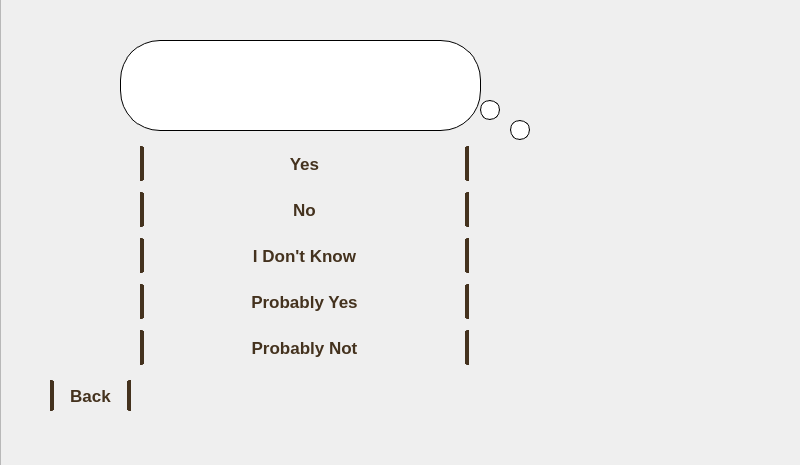
<?xml version="1.0" encoding="UTF-8"?>
<ui version="4.0">
 <class>MainWindow</class>
 <widget class="QMainWindow" name="MainWindow">
  <property name="geometry">
   <rect>
    <x>0</x>
    <y>0</y>
    <width>800</width>
    <height>465</height>
   </rect>
  </property>
  <property name="maximumSize">
   <size>
    <width>800</width>
    <height>600</height>
   </size>
  </property>
  <property name="tabletTracking">
   <bool>false</bool>
  </property>
  <property name="acceptDrops">
   <bool>false</bool>
  </property>
  <property name="windowTitle">
   <string>Akinator</string>
  </property>
  <property name="autoFillBackground">
   <bool>false</bool>
  </property>
  <widget class="QWidget" name="centralwidget">
   <widget class="QFrame" name="principal">
    <property name="geometry">
     <rect>
      <x>0</x>
      <y>-50</y>
      <width>801</width>
      <height>651</height>
     </rect>
    </property>
    <property name="frameShape">
     <enum>QFrame::StyledPanel</enum>
    </property>
    <property name="frameShadow">
     <enum>QFrame::Raised</enum>
    </property>
    <widget class="QLabel" name="lbRoom">
     <property name="geometry">
      <rect>
       <x>0</x>
       <y>50</y>
       <width>1001</width>
       <height>521</height>
      </rect>
     </property>
     <property name="styleSheet">
      <string notr="true"/>
     </property>
     <property name="text">
      <string/>
     </property>
     <property name="pixmap">
      <pixmap>room_akinator.jpg</pixmap>
     </property>
     <property name="scaledContents">
      <bool>true</bool>
     </property>
    </widget>
    <widget class="QLabel" name="lbAki">
     <property name="geometry">
      <rect>
       <x>490</x>
       <y>140</y>
       <width>201</width>
       <height>261</height>
      </rect>
     </property>
     <property name="text">
      <string/>
     </property>
     <property name="pixmap">
      <pixmap>akinatorimg/aki01.png</pixmap>
     </property>
     <property name="scaledContents">
      <bool>true</bool>
     </property>
    </widget>
    <widget class="QFrame" name="frame">
     <property name="geometry">
      <rect>
       <x>120</x>
       <y>90</y>
       <width>361</width>
       <height>91</height>
      </rect>
     </property>
     <property name="styleSheet">
      <string notr="true">background: rgb(255, 255, 255);
border: 1px solid #000;
border-radius: 40px;</string>
     </property>
     <property name="frameShape">
      <enum>QFrame::StyledPanel</enum>
     </property>
     <property name="frameShadow">
      <enum>QFrame::Raised</enum>
     </property>
     <widget class="QLabel" name="lbQuestion">
      <property name="geometry">
       <rect>
        <x>30</x>
        <y>10</y>
        <width>301</width>
        <height>71</height>
       </rect>
      </property>
      <property name="styleSheet">
       <string notr="true">font: 600 12pt &quot;Segoe UI&quot;;
border: none;</string>
      </property>
      <property name="text">
       <string/>
      </property>
      <property name="scaledContents">
       <bool>false</bool>
      </property>
      <property name="wordWrap">
       <bool>true</bool>
      </property>
     </widget>
    </widget>
    <widget class="QPushButton" name="btnBack">
     <property name="geometry">
      <rect>
       <x>50</x>
       <y>430</y>
       <width>81</width>
       <height>31</height>
      </rect>
     </property>
     <property name="cursor">
      <cursorShape>PointingHandCursor</cursorShape>
     </property>
     <property name="styleSheet">
      <string notr="true">QPushButton {
  	background: qlineargradient(x1: 0, y1: 1, x2: 0, y2: 0,
    stop: 0 rgba(169, 139, 93, 1),
    stop: 0.30 rgba(223, 193, 132, 1),
    stop: 1 rgba(237, 212, 162, 1));
	border-left: 4px solid #44321e;
	border-right: 4px solid #44321e;
	border-radius:1px;
 	color: #44321e;
	font-family: 'Arial', sans-serif;
	font-weight: 700;
	font-size: 17px;
}

QPushButton:hover {
	background: qlineargradient(x1: 0, y1: 0, x2: 0, y2: 1,
    stop: 0.13 rgba(139, 114, 76, 1),
    stop: 0.51 rgba(169, 139, 93, 1));
}</string>
     </property>
     <property name="text">
      <string>Back</string>
     </property>
    </widget>
    <widget class="QFrame" name="frame_2">
     <property name="geometry">
      <rect>
       <x>480</x>
       <y>150</y>
       <width>20</width>
       <height>20</height>
      </rect>
     </property>
     <property name="styleSheet">
      <string notr="true">background: rgb(255, 255, 255);
border: 1px solid #000;
border-radius: 10px;</string>
     </property>
     <property name="frameShape">
      <enum>QFrame::StyledPanel</enum>
     </property>
     <property name="frameShadow">
      <enum>QFrame::Raised</enum>
     </property>
    </widget>
    <widget class="QFrame" name="frame_3">
     <property name="geometry">
      <rect>
       <x>510</x>
       <y>170</y>
       <width>20</width>
       <height>20</height>
      </rect>
     </property>
     <property name="styleSheet">
      <string notr="true">background: rgb(255, 255, 255);
border: 1px solid #000;
border-radius: 10px;</string>
     </property>
     <property name="frameShape">
      <enum>QFrame::StyledPanel</enum>
     </property>
     <property name="frameShadow">
      <enum>QFrame::Raised</enum>
     </property>
    </widget>
    <widget class="QPushButton" name="btnPn">
     <property name="geometry">
      <rect>
       <x>140</x>
       <y>380</y>
       <width>329</width>
       <height>35</height>
      </rect>
     </property>
     <property name="minimumSize">
      <size>
       <width>100</width>
       <height>35</height>
      </size>
     </property>
     <property name="cursor">
      <cursorShape>PointingHandCursor</cursorShape>
     </property>
     <property name="styleSheet">
      <string notr="true">QPushButton {
  	background: qlineargradient(x1: 0, y1: 1, x2: 0, y2: 0,
    stop: 0 rgba(169, 139, 93, 1),
    stop: 0.30 rgba(223, 193, 132, 1),
    stop: 1 rgba(237, 212, 162, 1));
	border-left: 4px solid #44321e;
	border-right: 4px solid #44321e;
	border-radius:1px;
 	color: #44321e;
	font-family: 'Arial', sans-serif;
	font-weight: 700;
	font-size: 17px;
}

QPushButton:hover {
	background: qlineargradient(x1: 0, y1: 0, x2: 0, y2: 1,
    stop: 0.13 rgba(139, 114, 76, 1),
    stop: 0.51 rgba(169, 139, 93, 1));
}</string>
     </property>
     <property name="text">
      <string>Probably Not</string>
     </property>
    </widget>
    <widget class="QPushButton" name="btnNo">
     <property name="geometry">
      <rect>
       <x>140</x>
       <y>242</y>
       <width>329</width>
       <height>35</height>
      </rect>
     </property>
     <property name="minimumSize">
      <size>
       <width>100</width>
       <height>35</height>
      </size>
     </property>
     <property name="cursor">
      <cursorShape>PointingHandCursor</cursorShape>
     </property>
     <property name="styleSheet">
      <string notr="true">QPushButton {
  	background: qlineargradient(x1: 0, y1: 1, x2: 0, y2: 0,
    stop: 0 rgba(169, 139, 93, 1),
    stop: 0.30 rgba(223, 193, 132, 1),
    stop: 1 rgba(237, 212, 162, 1));
	border-left: 4px solid #44321e;
	border-right: 4px solid #44321e;
	border-radius:1px;
 	color: #44321e;
	font-family: 'Arial', sans-serif;
	font-weight: 700;
	font-size: 17px;
}

QPushButton:hover {
	background: qlineargradient(x1: 0, y1: 0, x2: 0, y2: 1,
    stop: 0.13 rgba(139, 114, 76, 1),
    stop: 0.51 rgba(169, 139, 93, 1));
}</string>
     </property>
     <property name="text">
      <string>No</string>
     </property>
    </widget>
    <widget class="QPushButton" name="btnYes">
     <property name="geometry">
      <rect>
       <x>140</x>
       <y>196</y>
       <width>329</width>
       <height>35</height>
      </rect>
     </property>
     <property name="minimumSize">
      <size>
       <width>100</width>
       <height>35</height>
      </size>
     </property>
     <property name="cursor">
      <cursorShape>PointingHandCursor</cursorShape>
     </property>
     <property name="styleSheet">
      <string notr="true">QPushButton {
  	background: qlineargradient(x1: 0, y1: 1, x2: 0, y2: 0,
    stop: 0 rgba(169, 139, 93, 1),
    stop: 0.30 rgba(223, 193, 132, 1),
    stop: 1 rgba(237, 212, 162, 1));
	border-left: 4px solid #44321e;
	border-right: 4px solid #44321e;
	border-radius:1px;
 	color: #44321e;
	font-family: 'Arial', sans-serif;
	font-weight: 700;
	font-size: 17px;
}

QPushButton:hover {
	background: qlineargradient(x1: 0, y1: 0, x2: 0, y2: 1,
    stop: 0.13 rgba(139, 114, 76, 1),
    stop: 0.51 rgba(169, 139, 93, 1));
}</string>
     </property>
     <property name="text">
      <string>Yes</string>
     </property>
    </widget>
    <widget class="QPushButton" name="btnIdk">
     <property name="geometry">
      <rect>
       <x>140</x>
       <y>288</y>
       <width>329</width>
       <height>35</height>
      </rect>
     </property>
     <property name="minimumSize">
      <size>
       <width>100</width>
       <height>35</height>
      </size>
     </property>
     <property name="cursor">
      <cursorShape>PointingHandCursor</cursorShape>
     </property>
     <property name="styleSheet">
      <string notr="true">QPushButton {
  	background: qlineargradient(x1: 0, y1: 1, x2: 0, y2: 0,
    stop: 0 rgba(169, 139, 93, 1),
    stop: 0.30 rgba(223, 193, 132, 1),
    stop: 1 rgba(237, 212, 162, 1));
	border-left: 4px solid #44321e;
	border-right: 4px solid #44321e;
	border-radius:1px;
 	color: #44321e;
	font-family: 'Arial', sans-serif;
	font-weight: 700;
	font-size: 17px;
}

QPushButton:hover {
	background: qlineargradient(x1: 0, y1: 0, x2: 0, y2: 1,
    stop: 0.13 rgba(139, 114, 76, 1),
    stop: 0.51 rgba(169, 139, 93, 1));
}</string>
     </property>
     <property name="text">
      <string>I Don't Know</string>
     </property>
    </widget>
    <widget class="QPushButton" name="btnPs">
     <property name="geometry">
      <rect>
       <x>140</x>
       <y>334</y>
       <width>329</width>
       <height>35</height>
      </rect>
     </property>
     <property name="minimumSize">
      <size>
       <width>100</width>
       <height>35</height>
      </size>
     </property>
     <property name="cursor">
      <cursorShape>PointingHandCursor</cursorShape>
     </property>
     <property name="styleSheet">
      <string notr="true">QPushButton {
  	background: qlineargradient(x1: 0, y1: 1, x2: 0, y2: 0,
    stop: 0 rgba(169, 139, 93, 1),
    stop: 0.30 rgba(223, 193, 132, 1),
    stop: 1 rgba(237, 212, 162, 1));
	border-left: 4px solid #44321e;
	border-right: 4px solid #44321e;
	border-radius:1px;
 	color: #44321e;
	font-family: 'Arial', sans-serif;
	font-weight: 700;
	font-size: 17px;
}

QPushButton:hover {
	background: qlineargradient(x1: 0, y1: 0, x2: 0, y2: 1,
    stop: 0.13 rgba(139, 114, 76, 1),
    stop: 0.51 rgba(169, 139, 93, 1));
}</string>
     </property>
     <property name="text">
      <string>Probably Yes</string>
     </property>
    </widget>
    <widget class="QLabel" name="label_7">
     <property name="geometry">
      <rect>
       <x>464</x>
       <y>192</y>
       <width>21</width>
       <height>42</height>
      </rect>
     </property>
     <property name="styleSheet">
      <string notr="true">border: none;</string>
     </property>
     <property name="text">
      <string/>
     </property>
     <property name="pixmap">
      <pixmap>akinatorimg/right.png</pixmap>
     </property>
     <property name="scaledContents">
      <bool>true</bool>
     </property>
    </widget>
    <widget class="QLabel" name="label_6">
     <property name="geometry">
      <rect>
       <x>124</x>
       <y>192</y>
       <width>21</width>
       <height>41</height>
      </rect>
     </property>
     <property name="styleSheet">
      <string notr="true">border: none;</string>
     </property>
     <property name="text">
      <string/>
     </property>
     <property name="pixmap">
      <pixmap>akinatorimg/left.png</pixmap>
     </property>
     <property name="scaledContents">
      <bool>true</bool>
     </property>
    </widget>
    <widget class="QLabel" name="label_8">
     <property name="geometry">
      <rect>
       <x>463</x>
       <y>238</y>
       <width>21</width>
       <height>42</height>
      </rect>
     </property>
     <property name="styleSheet">
      <string notr="true">border: none;</string>
     </property>
     <property name="text">
      <string/>
     </property>
     <property name="pixmap">
      <pixmap>akinatorimg/right.png</pixmap>
     </property>
     <property name="scaledContents">
      <bool>true</bool>
     </property>
    </widget>
    <widget class="QLabel" name="label_9">
     <property name="geometry">
      <rect>
       <x>123</x>
       <y>238</y>
       <width>21</width>
       <height>41</height>
      </rect>
     </property>
     <property name="styleSheet">
      <string notr="true">border: none;</string>
     </property>
     <property name="text">
      <string/>
     </property>
     <property name="pixmap">
      <pixmap>akinatorimg/left.png</pixmap>
     </property>
     <property name="scaledContents">
      <bool>true</bool>
     </property>
    </widget>
    <widget class="QLabel" name="label_10">
     <property name="geometry">
      <rect>
       <x>449</x>
       <y>512</y>
       <width>21</width>
       <height>41</height>
      </rect>
     </property>
     <property name="styleSheet">
      <string notr="true">border: none;</string>
     </property>
     <property name="text">
      <string/>
     </property>
     <property name="pixmap">
      <pixmap>akinatorimg/left.png</pixmap>
     </property>
     <property name="scaledContents">
      <bool>true</bool>
     </property>
    </widget>
    <widget class="QLabel" name="label_11">
     <property name="geometry">
      <rect>
       <x>789</x>
       <y>512</y>
       <width>21</width>
       <height>42</height>
      </rect>
     </property>
     <property name="styleSheet">
      <string notr="true">border: none;</string>
     </property>
     <property name="text">
      <string/>
     </property>
     <property name="pixmap">
      <pixmap>akinatorimg/right.png</pixmap>
     </property>
     <property name="scaledContents">
      <bool>true</bool>
     </property>
    </widget>
    <widget class="QLabel" name="label_12">
     <property name="geometry">
      <rect>
       <x>125</x>
       <y>284</y>
       <width>21</width>
       <height>41</height>
      </rect>
     </property>
     <property name="styleSheet">
      <string notr="true">border: none;</string>
     </property>
     <property name="text">
      <string/>
     </property>
     <property name="pixmap">
      <pixmap>akinatorimg/left.png</pixmap>
     </property>
     <property name="scaledContents">
      <bool>true</bool>
     </property>
    </widget>
    <widget class="QLabel" name="label_13">
     <property name="geometry">
      <rect>
       <x>465</x>
       <y>284</y>
       <width>21</width>
       <height>42</height>
      </rect>
     </property>
     <property name="styleSheet">
      <string notr="true">border: none;</string>
     </property>
     <property name="text">
      <string/>
     </property>
     <property name="pixmap">
      <pixmap>akinatorimg/right.png</pixmap>
     </property>
     <property name="scaledContents">
      <bool>true</bool>
     </property>
    </widget>
    <widget class="QLabel" name="label_14">
     <property name="geometry">
      <rect>
       <x>465</x>
       <y>331</y>
       <width>21</width>
       <height>42</height>
      </rect>
     </property>
     <property name="styleSheet">
      <string notr="true">border: none;</string>
     </property>
     <property name="text">
      <string/>
     </property>
     <property name="pixmap">
      <pixmap>akinatorimg/right.png</pixmap>
     </property>
     <property name="scaledContents">
      <bool>true</bool>
     </property>
    </widget>
    <widget class="QLabel" name="label_15">
     <property name="geometry">
      <rect>
       <x>125</x>
       <y>331</y>
       <width>21</width>
       <height>41</height>
      </rect>
     </property>
     <property name="styleSheet">
      <string notr="true">border: none;</string>
     </property>
     <property name="text">
      <string/>
     </property>
     <property name="pixmap">
      <pixmap>akinatorimg/left.png</pixmap>
     </property>
     <property name="scaledContents">
      <bool>true</bool>
     </property>
    </widget>
    <widget class="QLabel" name="label_16">
     <property name="geometry">
      <rect>
       <x>464</x>
       <y>377</y>
       <width>21</width>
       <height>42</height>
      </rect>
     </property>
     <property name="styleSheet">
      <string notr="true">border: none;</string>
     </property>
     <property name="text">
      <string/>
     </property>
     <property name="pixmap">
      <pixmap>akinatorimg/right.png</pixmap>
     </property>
     <property name="scaledContents">
      <bool>true</bool>
     </property>
    </widget>
    <widget class="QLabel" name="label_17">
     <property name="geometry">
      <rect>
       <x>124</x>
       <y>377</y>
       <width>21</width>
       <height>41</height>
      </rect>
     </property>
     <property name="styleSheet">
      <string notr="true">border: none;</string>
     </property>
     <property name="text">
      <string/>
     </property>
     <property name="pixmap">
      <pixmap>akinatorimg/left.png</pixmap>
     </property>
     <property name="scaledContents">
      <bool>true</bool>
     </property>
    </widget>
    <zorder>lbRoom</zorder>
    <zorder>lbAki</zorder>
    <zorder>frame</zorder>
    <zorder>btnBack</zorder>
    <zorder>frame_2</zorder>
    <zorder>frame_3</zorder>
    <zorder>btnYes</zorder>
    <zorder>btnNo</zorder>
    <zorder>btnIdk</zorder>
    <zorder>btnPs</zorder>
    <zorder>btnPn</zorder>
    <zorder>label_7</zorder>
    <zorder>label_6</zorder>
    <zorder>label_8</zorder>
    <zorder>label_9</zorder>
    <zorder>label_10</zorder>
    <zorder>label_11</zorder>
    <zorder>label_12</zorder>
    <zorder>label_13</zorder>
    <zorder>label_14</zorder>
    <zorder>label_15</zorder>
    <zorder>label_16</zorder>
    <zorder>label_17</zorder>
   </widget>
  </widget>
 </widget>
 <resources>
  <include location="akinatorimg/imgs.qrc"/>
 </resources>
 <connections/>
</ui>
